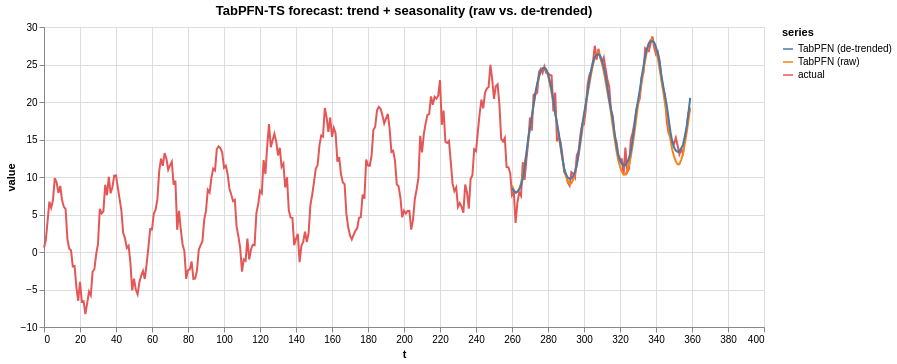

Write notebook code for a chart like this one.
### Markdown cell above
## 3 · Experiment 2 — time series, and TabPFN's trend behaviour

TabPFN-TS reframes forecasting as **tabular regression on time features** (done by hand here: a time index + Fourier seasonality). A documented limitation is that TabPFN is a strong *conditional interpolator* and can struggle to **extrapolate a trend beyond the target range seen in training** (Hoo et al., 2025). How much that
is true depends on the features: with an explicit time-index feature, as below, it actually extrapolates this synthetic trend well — the raw and de-trended forecasts nearly coincide. De-trending (forecast the residual around a linear fit, then add the trend back) is the standard fallback for when it does not.

### Code cell
from tabpfn import TabPFNRegressor

rng = np.random.RandomState(SEED)
t = np.arange(360)
trend, season = 0.06 * t, 8 * np.sin(2 * np.pi * t / 30)
y = trend + season + rng.normal(0, 1.2, t.size)

def tfeats(idx):  # time-index + Fourier seasonality features
    return np.column_stack([idx,
        np.sin(2*np.pi*idx/30), np.cos(2*np.pi*idx/30),
        np.sin(2*np.pi*idx/7),  np.cos(2*np.pi*idx/7)])

split = 260
reg = TabPFNRegressor(model_path=REG_CKPT, device=DEVICE, ignore_pretraining_limits=True)
reg.fit(tfeats(t[:split]), y[:split])
yhat = reg.predict(tfeats(t[split:]))

# The fix practitioners use: forecast the de-trended residual, then add the trend back.
from numpy.polynomial import polynomial as P
coef = P.polyfit(t[:split], y[:split], 1)
resid = y[:split] - P.polyval(t[:split], coef)
reg2 = TabPFNRegressor(model_path=REG_CKPT, device=DEVICE, ignore_pretraining_limits=True)
reg2.fit(tfeats(t[:split]), resid)
yhat_detrend = reg2.predict(tfeats(t[split:])) + P.polyval(t[split:], coef)

ts = pd.concat([
    pd.DataFrame({"t": t, "value": y, "series": "actual"}),
    pd.DataFrame({"t": t[split:], "value": yhat, "series": "TabPFN (raw)"}),
    pd.DataFrame({"t": t[split:], "value": yhat_detrend, "series": "TabPFN (de-trended)"}),
])
alt.Chart(ts).mark_line().encode(
    x="t:Q", y="value:Q", color="series:N",
).properties(width=720, height=300,
    title="TabPFN-TS forecast: trend + seasonality (raw vs. de-trended)")

### Figure 1 — Vega-Lite specification as saved in the notebook (floating-point values rounded to 4 significant figures; data arrays with more than 128 entries replaced by an {"elided": "..."} marker saying what was removed)
{"config": {"view": {"continuousWidth": 300, "continuousHeight": 300}}, "data": {"name": "data-9b92293208b2048d5e7c5b9ddc8b8af1"}, "mark": {"type": "line"}, "encoding": {"color": {"field": "series", "type": "nominal"}, "x": {"field": "t", "type": "quantitative"}, "y": {"field": "value", "type": "quantitative"}}, "height": 300, "title": "TabPFN-TS forecast: trend + seasonality (raw vs. de-trended)", "width": 720, "$schema": "https://vega.github.io/schema/vega-lite/v5.20.1.json", "datasets": {"data-9b92293208b2048d5e7c5b9ddc8b8af1": {"elided": "560 records"}}}
